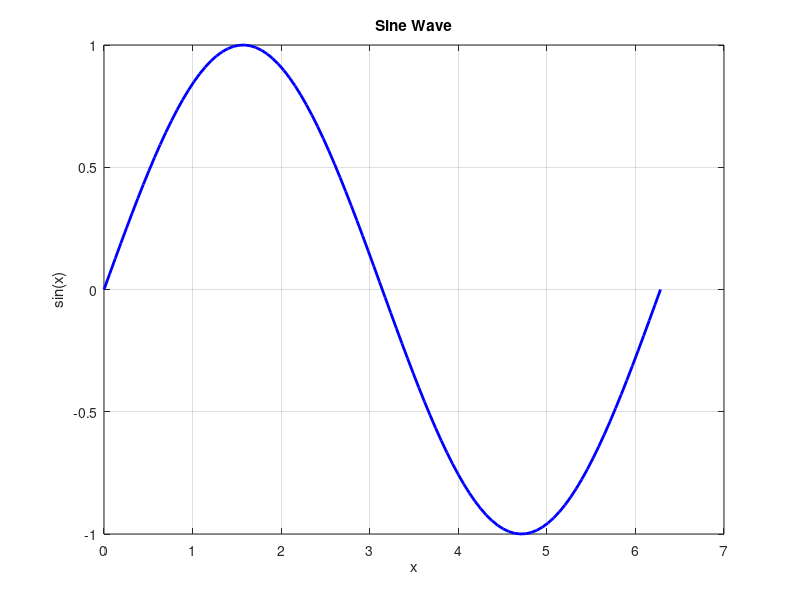

Source code (MATLAB):
% Generate x values from 0 to 2*pi
x = linspace(0, 2*pi, 100);
% Calculate y values (sine of x)
y = sin(x);
% Create a new figure
figure;
% Plot the sine wave
plot(x, y, 'b-', 'LineWidth', 2);
% Add labels and title
xlabel('x');
ylabel('sin(x)');
title('Sine Wave');
% Add grid
grid on;
